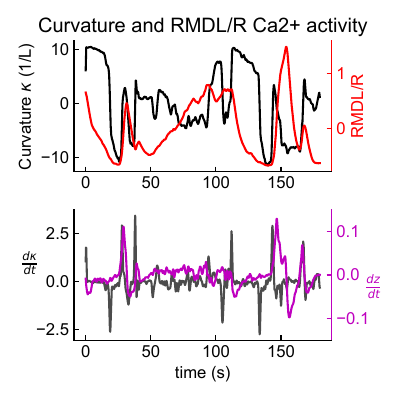

Source code (Python):
#%%
import numpy as np
import matplotlib.pyplot as plt
import scipy.signal
from functions import *
plt.rcParams['pdf.fonttype'] = 42
plt.rcParams['ps.fonttype'] = 42
plt.rcParams['font.family'] = 'Arial'
plt.rcParams['font.size'] = 12

def plot_curv_Ca2(curv1, curv2, Ca2, dt, save_path=None, smooth_window_s=1):
    smooth_window = round(int(smooth_window_s/dt)/6)*6
    Ca2_1st_der = smooth_1st_derivative(Ca2,window_size=smooth_window)
    Ca2_2nd_der = smooth_2nd_derivative(Ca2,window_size=smooth_window)
    curv1_1st_der = smooth_1st_derivative(curv1,window_size=smooth_window)
    fig,ax = plt.subplots(2,1,figsize=(4,4),dpi=300)
    t = np.arange(len(curv1)) * dt
    
    # First subplot: curv1, curv2, and Ca2
    ax[0].plot(t, curv1, 'k', label='Curvature 12 points')
    # ax[0].plot(t, curv2, 'k--', label='Curvature 20 points')
    twin0 = ax[0].twinx()
    twin0.plot(t, Ca2, 'r', label='Ca2')
    
    # Red axis and ticks for the first subplot
    twin0.spines['right'].set_color('red')
    twin0.yaxis.label.set_color('red')
    twin0.tick_params(axis='y', colors='red')
    # ax[0].legend()
    twin0.set_ylabel('RMDL/R')
    ax[0].set_ylabel(r'Curvature $\kappa$ (1/L)')
    ax[0].set_title('Curvature and RMDL/R Ca2+ activity')
    twin0.spines['right'].set_visible(True)
    
    # ax[2] plot curv1_1st_der and Ca2_1st_der in twin axes
    ax[1].plot(t, curv1_1st_der, 'k', label='1st derivative of Curv 12pt',alpha=0.7)
    twin1 = ax[1].twinx()
    twin1.plot(t, Ca2_1st_der, 'm', label='1st derivative of Ca2')
    twin1.spines['right'].set_color('m')
    twin1.yaxis.label.set_color('m')
    twin1.tick_params(axis='y', colors='m')
    twin1.set_ylabel(r'$\frac{dz}{dt}$',rotation=0,fontsize=12)
    ax[1].set_ylabel(r'$\frac{d\kappa}{dt}$',rotation=0,fontsize=12)
    # ax[1].set_title('Derivatives of Curvature and Ca2')
    ax[1].set_xlabel('time (s)')
    twin1.set_ylim(-abs(np.max(Ca2_1st_der)),abs(np.max(Ca2_1st_der)))
    twin1.spines['right'].set_visible(True)
    plt.tight_layout()
    if save_path is not None:
        plt.savefig(save_path)
    plt.show()

#%%
corr_window_s = 10
smooth_window_s = 1
stk345_dr = np.loadtxt('data/stk345_dr_r0.csv', delimiter=',')[1]
stk345_curv12 = np.loadtxt('data/stk345_12pts_curv_smooth.csv')*100
stk345_curv20 = np.loadtxt('data/stk345_20pts_curv_smooth.csv')*100
plot_curv_Ca2(stk345_curv12, stk345_curv20, stk345_dr, dt=1/5, save_path='RMDLR_curv_corr_example_plot.pdf',smooth_window_s=smooth_window_s)
# %%
corr_window_s = 3 # 3 seconds window for correlation
smooth_window_s = 1 # 1 second window for smoothing
stk1_dr = np.loadtxt('data/stk1_dr_r0.csv', delimiter=',')
stk1_curv12 = np.loadtxt('data/stk1_12pts_curv_smooth.csv')*100
stk1_curv20 = np.loadtxt('data/stk1_20pts_curv_smooth.csv')*100
plot_curv_Ca2(stk1_curv12, stk1_curv20, stk1_dr, dt=1/30, save_path='RMDLR_curv_corr_example_plot_stk1.pdf',smooth_window_s=smooth_window_s)
# %%
corr_window_s = 10 # 3 seconds window for correlation
smooth_window_s = 3 # 1 second window for smoothing
stk122_dr = np.loadtxt('data/stk122_dr_r0.csv', delimiter=',')[1]
stk122_curv12 = np.loadtxt('data/stk122_12pts_curv_smooth.csv')*100
stk122_curv20 = np.loadtxt('data/stk122_20pts_curv_smooth.csv')*100
plot_curv_Ca2(stk122_curv12, stk122_curv20, stk122_dr, dt=1/5, save_path='RMDLR_curv_corr_example_plot_stk122.svg',smooth_window_s=smooth_window_s)
# %%
